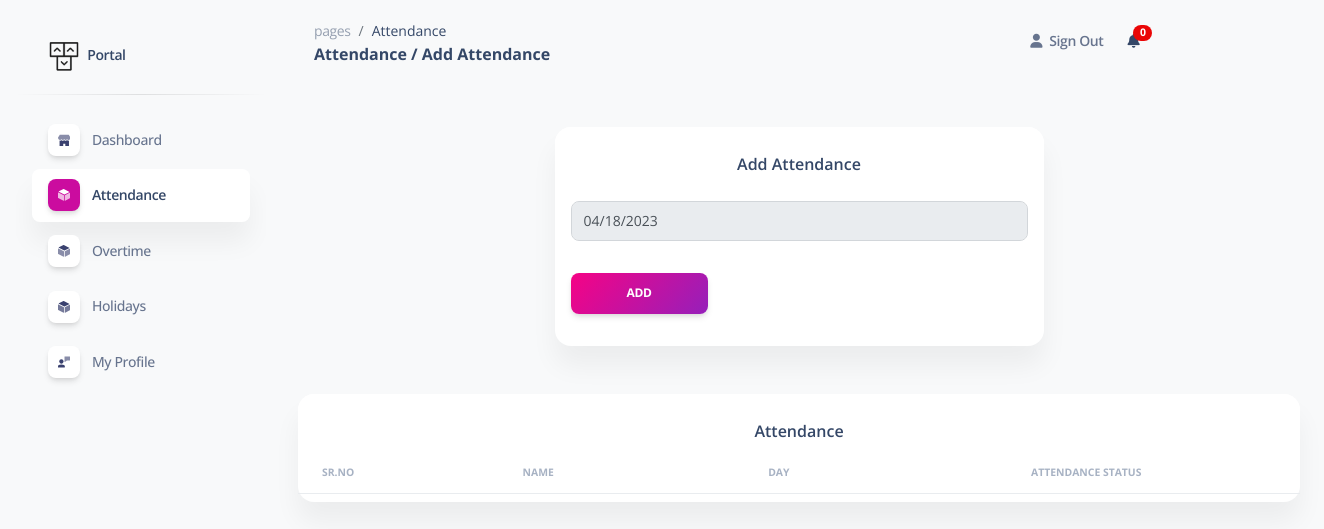
Page /addattendance.php (signed in) on the earlier database version.
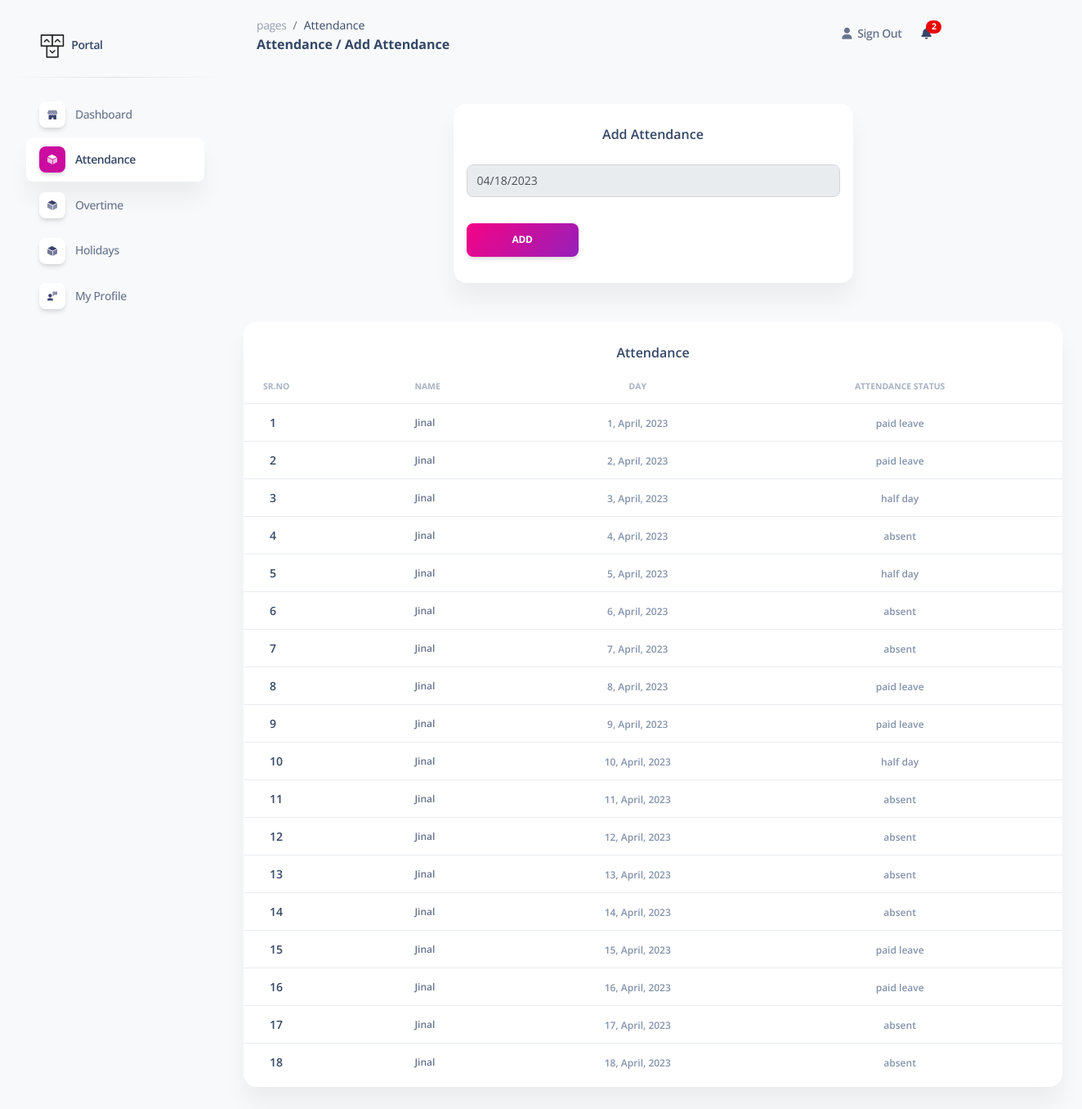
Same page on the later database version.
### tables this page shows
CREATE TABLE `attendance` (
  `id` int(11) NOT NULL,
  `user_id` int(11) NOT NULL,
  `attendance_date` date NOT NULL,
  `attendance_status` int(11) DEFAULT 0 COMMENT '0 = absent, 1 = present, 2 = half day, 3 = paid leave',
  `is_update` varchar(255) DEFAULT NULL,
  `created_date` datetime NOT NULL DEFAULT current_timestamp()
);

CREATE TABLE `user` (
  `user_id` int(11) NOT NULL,
  `user_name` varchar(255) NOT NULL,
  `user_email` varchar(50) NOT NULL,
  `user_password` varchar(50) NOT NULL,
  `user_type` int(50) NOT NULL DEFAULT 1 COMMENT '1 = user, 2 = admin',
  `user_image` text NOT NULL,
  `monthly_salary` int(15) DEFAULT NULL,
  `daily_salary` int(15) NOT NULL DEFAULT 0,
  `user_status` varchar(50) NOT NULL DEFAULT '1' COMMENT '1 = active , 0 = deactive',
  `created_date` datetime NOT NULL DEFAULT current_timestamp() COMMENT 'Created time and date'
);

### addattendance.php (the view, shortened to what the changed rows need)
<!DOCTYPE html>
<html lang="en">
<head>
  <link href="assets/css/nucleo-icons.css" rel="stylesheet" />
  <link href="assets/css/nucleo-svg.css" rel="stylesheet" />
  <link href="assets/css/nucleo-svg.css" rel="stylesheet" />
  <link id="pagestyle" href="assets/css/soft-ui-dashboard.css?v=1.0.3" rel="stylesheet" />
  <link rel="stylesheet" href="https://cdn.datatables.net/1.13.4/css/jquery.dataTables.css" />
</head>
<body class="g-sidenav-show  bg-gray-100">
  <?php include 'dbcon.php'; ?>
  <main class="main-content position-relative max-height-vh-100 h-100 mt-1 border-radius-lg">
    <?php include 'navbar.php'; ?>
    <?php
    include('dbcon.php');
    ?>
    <div class="container-fluid py-4">
      <div class="row">
        <div class="col-12">
          <div class="card mb-4">
            <div class="card-body px-0 pt-0 pb-2">
              <div class="table-responsive p-0">
                <table class="table align-items-center mb-0"id="data">
                  <thead>
                    <tr>
                      <th class="text-uppercase text-secondary text-xxs font-weight-bolder opacity-7">Sr.No</th>
                      <th class="text-uppercase text-secondary text-xxs font-weight-bolder opacity-7 ps-2"> Name</th>
                      <th class="text-center text-uppercase text-secondary text-xxs font-weight-bolder opacity-7">Day
                      </th>
                      <th class="text-center text-uppercase text-secondary text-xxs font-weight-bolder opacity-7">
                        Attendance Status</th>
                    </tr>
                  </thead>
                  <tbody>
                    <?php
                    $user_id = $_SESSION['user_id'];
                    $query = "SELECT * from user where user_id=$user_id";
                    $result = mysqli_query($con, $query);
                    $row1 = mysqli_fetch_array($result);
                    $today_date = date("Y-m-d");
                    $update_month = date("m");
                    $update_year = date("Y");
                    $sql = "SELECT * FROM attendance where user_id = '$user_id' and attendance_date <= '$today_date' and month(attendance_date) = '$update_month' and year(attendance_date) = '$update_year'";
                    $result = mysqli_query($con, $sql);
                    if (mysqli_num_rows($result) > 0) {
                      $sn = 1;
                      while ($row = mysqli_fetch_array($result)) {
                        ?>
                        <tr>
                          <td>
                            <div class="d-flex px-4 py-1">
                              <div class="d-flex flex-column justify-content-center">
                                <h6 class="mb-0 text-sm">
                                  <?php echo $sn; ?>
                                </h6>
                              </div>
                            </div>
                          </td>
                          <td>
                            <p class="text-xs font-weight-bold mb-0">
                              <?php echo $row1['user_name']; ?>
                            </p>
                          </td>
                          <?php
                          $time = strtotime($row['attendance_date']);
                          $month = date('j, F, Y', $time);
                          ?>
                          <td class="align-middle text-center">
                            <span class="text-secondary text-xs font-weight-bold">
                              <?php echo $month; ?>
                            </span>
                          </td>
                          <td class="align-middle text-center">
                            <span class="text-secondary text-xs font-weight-bold">
                              <?php if ($row['attendance_status'] == 0) {
                                echo "absent";
                              } elseif ($row['attendance_status'] == 1) {
                                echo "present";
                              } elseif ($row['attendance_status'] == 2) {
                                echo "half day";
                              } elseif ($row['attendance_status'] == 3) {
                                echo "paid leave";
                              } ?>
                            </span>
                          </td>
                        </tr>
                        <?php $sn++;
                      }
                    } ?>
              </div>
            </div>
  </body>
</html>

### navbar.php (shortened to what the changed rows need)
<?php
include 'dbcon.php';
?>
<nav class="navbar navbar-main navbar-expand-lg px-0 mx-4 shadow-none border-radius-xl" id="navbarBlur"
  navbar-scroll="true">
  <div class="container-fluid py-1 px-3">
    <div class="collapse navbar-collapse mt-sm-0 mt-2 me-md-0 me-sm-4" id="navbar">
      <ul class="navbar-nav  justify-content-end">
        <?php
        $user_id = $_SESSION['user_id'];
        $sql2 =
          $result = mysqli_query($con, "SELECT * from leave_data WHERE user_id='$user_id' AND leave_status = 'Approve' AND read_status='0'");
        $count = mysqli_num_rows($result);
        ?>
        <form method="POST" action="">
          <li class="nav-item dropdown ms-md-auto pe-md-3 d-flex align-items-center">
            <a class="nav-link" href="&action=read" type="submit" role="button" data-bs-toggle="dropdown"
              aria-expanded="false" name="submit">
              <i class="fa fa-bell cursor-pointer"></i><span
                class="badge rounded-pill bg-danger text-center d-inline-flex align-items-center justify-content-center"
                style="width:10%; height:2vh; position: relative; top: -10px; left: -6px;">
                <?php echo $count; ?>
              </span>
            </a>
          </li>
        </form>
      </ul>
    </div>
  </div>
</nav>

Differences in the rows shown:
added attendance: user.user_name "Jinal", attendance_date "1, April, 2023", attendance_status "paid leave"
added attendance: user.user_name "Jinal", attendance_date "2, April, 2023", attendance_status "paid leave"
added attendance: user.user_name "Jinal", attendance_date "3, April, 2023", attendance_status "half day"
added attendance: user.user_name "Jinal", attendance_date "4, April, 2023", attendance_status "absent"
added attendance: user.user_name "Jinal", attendance_date "5, April, 2023", attendance_status "half day"
added attendance: user.user_name "Jinal", attendance_date "6, April, 2023", attendance_status "absent"
added attendance: user.user_name "Jinal", attendance_date "7, April, 2023", attendance_status "absent"
added attendance: user.user_name "Jinal", attendance_date "8, April, 2023", attendance_status "paid leave"
added attendance: user.user_name "Jinal", attendance_date "9, April, 2023", attendance_status "paid leave"
added attendance: user.user_name "Jinal", attendance_date "10, April, 2023", attendance_status "half day"
added attendance: user.user_name "Jinal", attendance_date "11, April, 2023", attendance_status "absent"
added attendance: user.user_name "Jinal", attendance_date "12, April, 2023", attendance_status "absent"
added attendance: user.user_name "Jinal", attendance_date "13, April, 2023", attendance_status "absent"
added attendance: user.user_name "Jinal", attendance_date "14, April, 2023", attendance_status "absent"
added attendance: user.user_name "Jinal", attendance_date "15, April, 2023", attendance_status "paid leave"
added attendance: user.user_name "Jinal", attendance_date "16, April, 2023", attendance_status "paid leave"
added attendance: user.user_name "Jinal", attendance_date "17, April, 2023", attendance_status "absent"
added attendance: user.user_name "Jinal", attendance_date "18, April, 2023", attendance_status "absent"
Other differences:
$count: "0" → "2"
